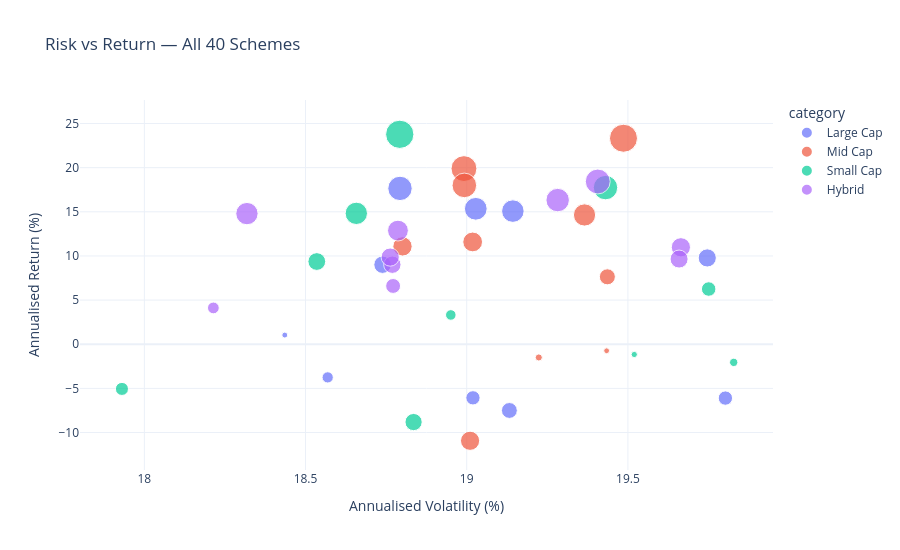

The code cell stored with this chart in its notebook:
### Code cell
perf = df_nav.groupby(['amfi_code','scheme_name','category']).apply(
    lambda x: pd.Series({
        'avg_return': x['nav'].pct_change().mean() * 252 * 100,
        'volatility': x['nav'].pct_change().std() * np.sqrt(252) * 100
    })
).reset_index()

perf['bubble_size'] = perf['avg_return'].abs().clip(lower=1)

fig = px.scatter(
    perf,
    x='volatility', y='avg_return',
    color='category',
    hover_name='scheme_name',
    size='bubble_size',       
    title='Risk vs Return — All 40 Schemes',
    labels={'volatility': 'Annualised Volatility (%)', 'avg_return': 'Annualised Return (%)'},
    template='plotly_white',
    height=550
)
fig.write_html("../reports/charts/10_risk_return.html")
fig.show()
print("Chart 10 saved!")

### Figure 1 — Plotly figure (JSON) as saved in the notebook; plotly's stock layout.template omitted (floating-point values rounded to 4 significant figures)
{"data": [{"hovertemplate": "<b>%{hovertext}</b><br><br>category=Large Cap<br>Annualised Volatility (%)=%{x}<br>Annualised Return (%)=%{y}<br>bubble_size=%{marker.size}<extra></extra>", "hovertext": ["Nippon India Large Cap", "Axis Bluechip Direct", "SBI Bluechip Direct", "DSP Top 100", "Tata Large Cap", "Mirae Asset Large Cap", "ICICI Prudential Bluechip", "Franklin India Bluechip", "Kotak Bluechip Direct", "HDFC Top 100 Direct"], "legendgroup": "Large Cap", "marker": {"color": "#636efa", "size": [6.069, 7.501, 17.65, 15.34, 3.754, 9.774, 9.006, 1.039, 6.097, 15.08], "sizemode": "area", "sizeref": 0.05944, "symbol": "circle"}, "mode": "markers", "name": "Large Cap", "orientation": "v", "showlegend": true, "type": "scatter", "x": [19.02, 19.13, 18.79, 19.03, 18.57, 19.75, 18.74, 18.44, 19.8, 19.14], "xaxis": "x", "y": [-6.069, -7.501, 17.65, 15.34, -3.754, 9.774, 9.006, 1.039, -6.097, 15.08], "yaxis": "y"}, {"hovertemplate": "<b>%{hovertext}</b><br><br>category=Mid Cap<br>Annualised Volatility (%)=%{x}<br>Annualised Return (%)=%{y}<br>bubble_size=%{marker.size}<extra></extra>", "hovertext": ["Nippon India Growth", "Axis Midcap Direct", "SBI Magnum Midcap", "DSP Midcap", "Tata Midcap Growth", "HDFC Midcap Opportunities", "Mirae Asset Midcap", "ICICI Prudential Midcap", "Franklin India Prima", "Kotak Emerging Equity"], "legendgroup": "Mid Cap", "marker": {"color": "#EF553B", "size": [7.636, 19.89, 23.33, 1.0, 10.93, 1.497, 11.59, 11.08, 17.99, 14.64], "sizemode": "area", "sizeref": 0.05944, "symbol": "circle"}, "mode": "markers", "name": "Mid Cap", "orientation": "v", "showlegend": true, "type": "scatter", "x": [19.44, 18.99, 19.49, 19.43, 19.01, 19.22, 19.02, 18.8, 18.99, 19.37], "xaxis": "x", "y": [7.636, 19.89, 23.33, -0.738, -10.93, -1.497, 11.59, 11.08, 17.99, 14.64], "yaxis": "y"}, {"hovertemplate": "<b>%{hovertext}</b><br><br>category=Small Cap<br>Annualised Volatility (%)=%{x}<br>Annualised Return (%)=%{y}<br>bubble_size=%{marker.size}<extra></extra>", "hovertext": ["Nippon India Small Cap", "Axis Small Cap", "SBI Small Cap", "DSP Small Cap", "Tata Small Cap", "HDFC Small Cap", "Mirae Asset Small Cap", "ICICI Prudential Smallcap", "Franklin India Smaller Cos", "Kotak Small Cap"], "legendgroup": "Small Cap", "marker": {"color": "#00cc96", "size": [1.161, 14.82, 5.06, 8.812, 2.053, 9.368, 6.253, 17.74, 23.78, 3.319], "sizemode": "area", "sizeref": 0.05944, "symbol": "circle"}, "mode": "markers", "name": "Small Cap", "orientation": "v", "showlegend": true, "type": "scatter", "x": [19.52, 18.66, 17.93, 18.84, 19.83, 18.53, 19.75, 19.43, 18.79, 18.95], "xaxis": "x", "y": [-1.161, 14.82, -5.06, -8.812, -2.053, 9.368, 6.253, 17.74, 23.78, 3.319], "yaxis": "y"}, {"hovertemplate": "<b>%{hovertext}</b><br><br>category=Hybrid<br>Annualised Volatility (%)=%{x}<br>Annualised Return (%)=%{y}<br>bubble_size=%{marker.size}<extra></extra>", "hovertext": ["Nippon India Balanced", "Axis Balanced Advantage", "SBI Equity Hybrid", "DSP Equity & Bond", "Tata Balanced Advantage", "HDFC Balanced Advantage", "Mirae Asset Hybrid Equity", "ICICI Prudential Balanced", "Franklin India Balanced", "Kotak Balanced Advantage"], "legendgroup": "Hybrid", "marker": {"color": "#ab63fa", "size": [9.007, 18.43, 12.87, 10.98, 9.872, 6.6, 16.33, 4.113, 9.649, 14.8], "sizemode": "area", "sizeref": 0.05944, "symbol": "circle"}, "mode": "markers", "name": "Hybrid", "orientation": "v", "showlegend": true, "type": "scatter", "x": [18.77, 19.41, 18.79, 19.66, 18.76, 18.77, 19.28, 18.21, 19.66, 18.32], "xaxis": "x", "y": [9.007, 18.43, 12.87, 10.98, 9.872, 6.6, 16.33, 4.113, 9.649, 14.8], "yaxis": "y"}], "layout": {"height": 550, "legend": {"itemsizing": "constant", "title": {"text": "category"}, "tracegroupgap": 0}, "title": {"text": "Risk vs Return — All 40 Schemes"}, "xaxis": {"anchor": "y", "domain": [0, 1], "title": {"text": "Annualised Volatility (%)"}}, "yaxis": {"anchor": "x", "domain": [0, 1], "title": {"text": "Annualised Return (%)"}}}}
